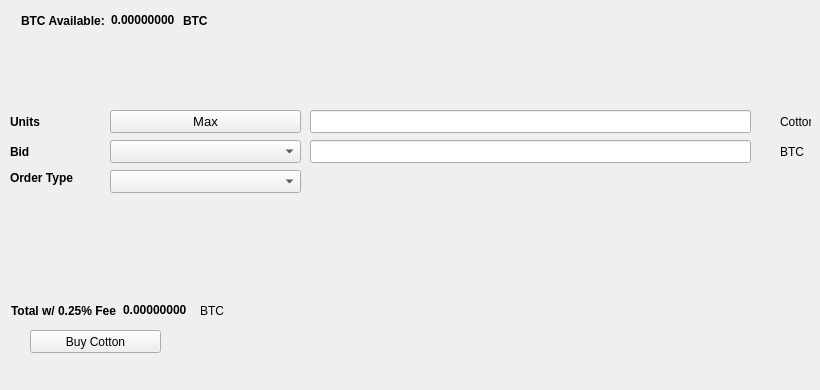
   <widget class="QWidget" name="BuyTab">
    <attribute name="title">
     <string>Buy</string>
    </attribute>
    <widget class="QPushButton" name="BuyCotton">
     <property name="geometry">
      <rect>
       <x>30</x>
       <y>330</y>
       <width>131</width>
       <height>23</height>
      </rect>
     </property>
     <property name="text">
      <string>Buy Cotton</string>
     </property>
     <property name="icon">
      <iconset resource="../cotton.qrc">
       <normaloff>:/icons/bitcoin</normaloff>:/icons/bitcoin</iconset>
     </property>
    </widget>
    <widget class="QLabel" name="label_3">
     <property name="geometry">
      <rect>
       <x>10</x>
       <y>110</y>
       <width>46</width>
       <height>23</height>
      </rect>
     </property>
     <property name="font">
      <font>
       <weight>75</weight>
       <bold>true</bold>
      </font>
     </property>
     <property name="text">
      <string>Units</string>
     </property>
    </widget>
    <widget class="QLineEdit" name="UnitsInput">
     <property name="geometry">
      <rect>
       <x>310</x>
       <y>110</y>
       <width>441</width>
       <height>23</height>
      </rect>
     </property>
     <property name="font">
      <font>
       <pointsize>9</pointsize>
       <weight>75</weight>
       <bold>true</bold>
      </font>
     </property>
    </widget>
    <widget class="QLineEdit" name="BuyBidPriceEdit">
     <property name="geometry">
      <rect>
       <x>310</x>
       <y>140</y>
       <width>441</width>
       <height>23</height>
      </rect>
     </property>
     <property name="font">
      <font>
       <pointsize>9</pointsize>
       <weight>75</weight>
       <bold>true</bold>
      </font>
     </property>
    </widget>
    <widget class="QLabel" name="label_4">
     <property name="geometry">
      <rect>
       <x>780</x>
       <y>110</y>
       <width>31</width>
       <height>23</height>
      </rect>
     </property>
     <property name="text">
      <string>Cotton</string>
     </property>
    </widget>
    <widget class="QLabel" name="label_5">
     <property name="geometry">
      <rect>
       <x>780</x>
       <y>140</y>
       <width>31</width>
       <height>23</height>
      </rect>
     </property>
     <property name="text">
      <string>BTC</string>
     </property>
    </widget>
    <widget class="QLabel" name="label_6">
     <property name="geometry">
      <rect>
       <x>10</x>
       <y>140</y>
       <width>46</width>
       <height>23</height>
      </rect>
     </property>
     <property name="font">
      <font>
       <weight>75</weight>
       <bold>true</bold>
      </font>
     </property>
     <property name="text">
      <string>Bid</string>
     </property>
    </widget>
    <widget class="QLabel" name="label_7">
     <property name="geometry">
      <rect>
       <x>10</x>
       <y>170</y>
       <width>91</width>
       <height>16</height>
      </rect>
     </property>
     <property name="font">
      <font>
       <weight>75</weight>
       <bold>true</bold>
      </font>
     </property>
     <property name="text">
      <string>Order Type</string>
     </property>
    </widget>
    <widget class="QPushButton" name="Buy_Max_Amount">
     <property name="geometry">
      <rect>
       <x>110</x>
       <y>110</y>
       <width>191</width>
       <height>23</height>
      </rect>
     </property>
     <property name="font">
      <font>
       <pointsize>10</pointsize>
      </font>
     </property>
     <property name="text">
      <string>Max</string>
     </property>
    </widget>
    <widget class="QComboBox" name="BuyBidcomboBox">
     <property name="geometry">
      <rect>
       <x>110</x>
       <y>140</y>
       <width>191</width>
       <height>23</height>
      </rect>
     </property>
     <property name="font">
      <font>
       <pointsize>10</pointsize>
      </font>
     </property>
    </widget>
    <widget class="QComboBox" name="buyOrdertypeCombo">
     <property name="geometry">
      <rect>
       <x>110</x>
       <y>170</y>
       <width>191</width>
       <height>23</height>
      </rect>
     </property>
     <property name="font">
      <font>
       <pointsize>10</pointsize>
      </font>
     </property>
    </widget>
    <widget class="QWidget" name="layoutWidget1">
     <property name="geometry">
      <rect>
       <x>21</x>
       <y>11</y>
       <width>227</width>
       <height>19</height>
      </rect>
     </property>
     <layout class="QHBoxLayout" name="horizontalLayout_3">
      <item>
       <widget class="QLabel" name="label232">
        <property name="font">
         <font>
          <weight>75</weight>
          <bold>true</bold>
         </font>
        </property>
        <property name="text">
         <string>BTC Available:</string>
        </property>
       </widget>
      </item>
      <item>
       <widget class="QLabel" name="BtcAvailableLbl">
        <property name="palette">
         <palette>
          <active>
           <colorrole role="WindowText">
            <brush brushstyle="SolidPattern">
             <color alpha="255">
              <red>0</red>
              <green>0</green>
              <blue>0</blue>
             </color>
            </brush>
           </colorrole>
           <colorrole role="Button">
            <brush brushstyle="SolidPattern">
             <color alpha="255">
              <red>0</red>
              <green>170</green>
              <blue>0</blue>
             </color>
            </brush>
           </colorrole>
           <colorrole role="Light">
            <brush brushstyle="SolidPattern">
             <color alpha="255">
              <red>0</red>
              <green>255</green>
              <blue>0</blue>
             </color>
            </brush>
           </colorrole>
           <colorrole role="Midlight">
            <brush brushstyle="SolidPattern">
             <color alpha="255">
              <red>0</red>
              <green>212</green>
              <blue>0</blue>
             </color>
            </brush>
           </colorrole>
           <colorrole role="Dark">
            <brush brushstyle="SolidPattern">
             <color alpha="255">
              <red>0</red>
              <green>85</green>
              <blue>0</blue>
             </color>
            </brush>
           </colorrole>
           <colorrole role="Mid">
            <brush brushstyle="SolidPattern">
             <color alpha="255">
              <red>0</red>
              <green>113</green>
              <blue>0</blue>
             </color>
            </brush>
           </colorrole>
           <colorrole role="Text">
            <brush brushstyle="SolidPattern">
             <color alpha="255">
              <red>0</red>
              <green>170</green>
              <blue>0</blue>
             </color>
            </brush>
           </colorrole>
           <colorrole role="BrightText">
            <brush brushstyle="SolidPattern">
             <color alpha="255">
              <red>255</red>
              <green>255</green>
              <blue>255</blue>
             </color>
            </brush>
           </colorrole>
           <colorrole role="ButtonText">
            <brush brushstyle="SolidPattern">
             <color alpha="255">
              <red>0</red>
              <green>0</green>
              <blue>0</blue>
             </color>
            </brush>
           </colorrole>
           <colorrole role="Base">
            <brush brushstyle="SolidPattern">
             <color alpha="255">
              <red>255</red>
              <green>255</green>
              <blue>255</blue>
             </color>
            </brush>
           </colorrole>
           <colorrole role="Window">
            <brush brushstyle="SolidPattern">
             <color alpha="255">
              <red>0</red>
              <green>170</green>
              <blue>0</blue>
             </color>
            </brush>
           </colorrole>
           <colorrole role="Shadow">
            <brush brushstyle="SolidPattern">
             <color alpha="255">
              <red>0</red>
              <green>0</green>
              <blue>0</blue>
             </color>
            </brush>
           </colorrole>
           <colorrole role="AlternateBase">
            <brush brushstyle="SolidPattern">
             <color alpha="255">
              <red>127</red>
              <green>212</green>
              <blue>127</blue>
             </color>
            </brush>
           </colorrole>
           <colorrole role="ToolTipBase">
            <brush brushstyle="SolidPattern">
             <color alpha="255">
              <red>255</red>
              <green>255</green>
              <blue>220</blue>
             </color>
            </brush>
           </colorrole>
           <colorrole role="ToolTipText">
            <brush brushstyle="SolidPattern">
             <color alpha="255">
              <red>0</red>
              <green>0</green>
              <blue>0</blue>
             </color>
            </brush>
           </colorrole>
          </active>
          <inactive>
           <colorrole role="WindowText">
            <brush brushstyle="SolidPattern">
             <color alpha="255">
              <red>0</red>
              <green>0</green>
              <blue>0</blue>
             </color>
            </brush>
           </colorrole>
           <colorrole role="Button">
            <brush brushstyle="SolidPattern">
             <color alpha="255">
              <red>0</red>
              <green>170</green>
              <blue>0</blue>
             </color>
            </brush>
           </colorrole>
           <colorrole role="Light">
            <brush brushstyle="SolidPattern">
             <color alpha="255">
              <red>0</red>
              <green>255</green>
              <blue>0</blue>
             </color>
            </brush>
           </colorrole>
           <colorrole role="Midlight">
            <brush brushstyle="SolidPattern">
             <color alpha="255">
              <red>0</red>
              <green>212</green>
              <blue>0</blue>
             </color>
            </brush>
           </colorrole>
           <colorrole role="Dark">
            <brush brushstyle="SolidPattern">
             <color alpha="255">
              <red>0</red>
              <green>85</green>
              <blue>0</blue>
             </color>
            </brush>
           </colorrole>
           <colorrole role="Mid">
            <brush brushstyle="SolidPattern">
             <color alpha="255">
              <red>0</red>
              <green>113</green>
              <blue>0</blue>
             </color>
            </brush>
           </colorrole>
           <colorrole role="Text">
            <brush brushstyle="SolidPattern">
             <color alpha="255">
              <red>0</red>
              <green>170</green>
              <blue>0</blue>
             </color>
            </brush>
           </colorrole>
           <colorrole role="BrightText">
            <brush brushstyle="SolidPattern">
             <color alpha="255">
              <red>255</red>
              <green>255</green>
              <blue>255</blue>
             </color>
            </brush>
           </colorrole>
           <colorrole role="ButtonText">
            <brush brushstyle="SolidPattern">
             <color alpha="255">
              <red>0</red>
              <green>0</green>
              <blue>0</blue>
             </color>
            </brush>
           </colorrole>
           <colorrole role="Base">
            <brush brushstyle="SolidPattern">
             <color alpha="255">
              <red>255</red>
              <green>255</green>
              <blue>255</blue>
             </color>
            </brush>
           </colorrole>
           <colorrole role="Window">
            <brush brushstyle="SolidPattern">
             <color alpha="255">
              <red>0</red>
              <green>170</green>
              <blue>0</blue>
             </color>
            </brush>
           </colorrole>
           <colorrole role="Shadow">
            <brush brushstyle="SolidPattern">
             <color alpha="255">
              <red>0</red>
              <green>0</green>
              <blue>0</blue>
             </color>
            </brush>
           </colorrole>
           <colorrole role="AlternateBase">
            <brush brushstyle="SolidPattern">
             <color alpha="255">
              <red>127</red>
              <green>212</green>
              <blue>127</blue>
             </color>
            </brush>
           </colorrole>
           <colorrole role="ToolTipBase">
            <brush brushstyle="SolidPattern">
             <color alpha="255">
              <red>255</red>
              <green>255</green>
              <blue>220</blue>
             </color>
            </brush>
           </colorrole>
           <colorrole role="ToolTipText">
            <brush brushstyle="SolidPattern">
             <color alpha="255">
              <red>0</red>
              <green>0</green>
              <blue>0</blue>
             </color>
            </brush>
           </colorrole>
          </inactive>
          <disabled>
           <colorrole role="WindowText">
            <brush brushstyle="SolidPattern">
             <color alpha="255">
              <red>0</red>
              <green>85</green>
              <blue>0</blue>
             </color>
            </brush>
           </colorrole>
           <colorrole role="Button">
            <brush brushstyle="SolidPattern">
             <color alpha="255">
              <red>0</red>
              <green>170</green>
              <blue>0</blue>
             </color>
            </brush>
           </colorrole>
           <colorrole role="Light">
            <brush brushstyle="SolidPattern">
             <color alpha="255">
              <red>0</red>
              <green>255</green>
              <blue>0</blue>
             </color>
            </brush>
           </colorrole>
           <colorrole role="Midlight">
            <brush brushstyle="SolidPattern">
             <color alpha="255">
              <red>0</red>
              <green>212</green>
              <blue>0</blue>
             </color>
            </brush>
           </colorrole>
           <colorrole role="Dark">
            <brush brushstyle="SolidPattern">
             <color alpha="255">
              <red>0</red>
              <green>85</green>
              <blue>0</blue>
             </color>
            </brush>
           </colorrole>
           <colorrole role="Mid">
            <brush brushstyle="SolidPattern">
             <color alpha="255">
              <red>0</red>
              <green>113</green>
              <blue>0</blue>
             </color>
            </brush>
           </colorrole>
           <colorrole role="Text">
            <brush brushstyle="SolidPattern">
             <color alpha="255">
              <red>0</red>
              <green>85</green>
              <blue>0</blue>
             </color>
            </brush>
           </colorrole>
           <colorrole role="BrightText">
            <brush brushstyle="SolidPattern">
             <color alpha="255">
              <red>255</red>
              <green>255</green>
              <blue>255</blue>
             </color>
            </brush>
           </colorrole>
           <colorrole role="ButtonText">
            <brush brushstyle="SolidPattern">
             <color alpha="255">
              <red>0</red>
              <green>85</green>
              <blue>0</blue>
             </color>
            </brush>
           </colorrole>
           <colorrole role="Base">
            <brush brushstyle="SolidPattern">
             <color alpha="255">
              <red>0</red>
              <green>170</green>
              <blue>0</blue>
             </color>
            </brush>
           </colorrole>
           <colorrole role="Window">
            <brush brushstyle="SolidPattern">
             <color alpha="255">
              <red>0</red>
              <green>170</green>
              <blue>0</blue>
             </color>
            </brush>
           </colorrole>
           <colorrole role="Shadow">
            <brush brushstyle="SolidPattern">
             <color alpha="255">
              <red>0</red>
              <green>0</green>
              <blue>0</blue>
             </color>
            </brush>
           </colorrole>
           <colorrole role="AlternateBase">
            <brush brushstyle="SolidPattern">
             <color alpha="255">
              <red>0</red>
              <green>170</green>
              <blue>0</blue>
             </color>
            </brush>
           </colorrole>
           <colorrole role="ToolTipBase">
            <brush brushstyle="SolidPattern">
             <color alpha="255">
              <red>255</red>
              <green>255</green>
              <blue>220</blue>
             </color>
            </brush>
           </colorrole>
           <colorrole role="ToolTipText">
            <brush brushstyle="SolidPattern">
             <color alpha="255">
              <red>0</red>
              <green>0</green>
              <blue>0</blue>
             </color>
            </brush>
           </colorrole>
          </disabled>
         </palette>
        </property>
        <property name="font">
         <font>
          <weight>75</weight>
          <bold>true</bold>
         </font>
        </property>
        <property name="text">
         <string>0.00000000</string>
        </property>
        <property name="textInteractionFlags">
         <set>Qt::LinksAccessibleByMouse|Qt::TextSelectableByKeyboard|Qt::TextSelectableByMouse</set>
        </property>
       </widget>
      </item>
      <item>
       <widget class="QLabel" name="BtcAvailableLbl_2">
        <property name="font">
         <font>
          <weight>75</weight>
          <bold>true</bold>
         </font>
        </property>
        <property name="text">
         <string>BTC</string>
        </property>
       </widget>
      </item>
     </layout>
    </widget>
    <widget class="QWidget" name="layoutWidge2">
     <property name="geometry">
      <rect>
       <x>11</x>
       <y>301</y>
       <width>259</width>
       <height>19</height>
      </rect>
     </property>
     <layout class="QHBoxLayout" name="horizontalLayout_4">
      <item>
       <widget class="QLabel" name="label_9">
        <property name="font">
         <font>
          <weight>75</weight>
          <bold>true</bold>
         </font>
        </property>
        <property name="text">
         <string>Total w/ 0.25% Fee</string>
        </property>
       </widget>
      </item>
      <item>
       <widget class="QLabel" name="BuyCostLabel">
        <property name="palette">
         <palette>
          <active>
           <colorrole role="WindowText">
            <brush brushstyle="SolidPattern">
             <color alpha="255">
              <red>0</red>
              <green>0</green>
              <blue>0</blue>
             </color>
            </brush>
           </colorrole>
           <colorrole role="Button">
            <brush brushstyle="SolidPattern">
             <color alpha="255">
              <red>0</red>
              <green>170</green>
              <blue>0</blue>
             </color>
            </brush>
           </colorrole>
           <colorrole role="Light">
            <brush brushstyle="SolidPattern">
             <color alpha="255">
              <red>0</red>
              <green>255</green>
              <blue>0</blue>
             </color>
            </brush>
           </colorrole>
           <colorrole role="Midlight">
            <brush brushstyle="SolidPattern">
             <color alpha="255">
              <red>0</red>
              <green>212</green>
              <blue>0</blue>
             </color>
            </brush>
           </colorrole>
           <colorrole role="Dark">
            <brush brushstyle="SolidPattern">
             <color alpha="255">
              <red>0</red>
              <green>85</green>
              <blue>0</blue>
             </color>
            </brush>
           </colorrole>
           <colorrole role="Mid">
            <brush brushstyle="SolidPattern">
             <color alpha="255">
              <red>0</red>
              <green>113</green>
              <blue>0</blue>
             </color>
            </brush>
           </colorrole>
           <colorrole role="Text">
            <brush brushstyle="SolidPattern">
             <color alpha="255">
              <red>0</red>
              <green>170</green>
              <blue>0</blue>
             </color>
            </brush>
           </colorrole>
           <colorrole role="BrightText">
            <brush brushstyle="SolidPattern">
             <color alpha="255">
              <red>255</red>
              <green>255</green>
              <blue>255</blue>
             </color>
            </brush>
           </colorrole>
           <colorrole role="ButtonText">
            <brush brushstyle="SolidPattern">
             <color alpha="255">
              <red>0</red>
              <green>0</green>
              <blue>0</blue>
             </color>
            </brush>
           </colorrole>
           <colorrole role="Base">
            <brush brushstyle="SolidPattern">
             <color alpha="255">
              <red>255</red>
              <green>255</green>
              <blue>255</blue>
             </color>
            </brush>
           </colorrole>
           <colorrole role="Window">
            <brush brushstyle="SolidPattern">
             <color alpha="255">
              <red>0</red>
              <green>170</green>
              <blue>0</blue>
             </color>
            </brush>
           </colorrole>
           <colorrole role="Shadow">
            <brush brushstyle="SolidPattern">
             <color alpha="255">
              <red>0</red>
              <green>0</green>
              <blue>0</blue>
             </color>
            </brush>
           </colorrole>
           <colorrole role="AlternateBase">
            <brush brushstyle="SolidPattern">
             <color alpha="255">
              <red>127</red>
              <green>212</green>
              <blue>127</blue>
             </color>
            </brush>
           </colorrole>
           <colorrole role="ToolTipBase">
            <brush brushstyle="SolidPattern">
             <color alpha="255">
              <red>255</red>
              <green>255</green>
              <blue>220</blue>
             </color>
            </brush>
           </colorrole>
           <colorrole role="ToolTipText">
            <brush brushstyle="SolidPattern">
             <color alpha="255">
              <red>0</red>
              <green>0</green>
              <blue>0</blue>
             </color>
            </brush>
           </colorrole>
          </active>
          <inactive>
           <colorrole role="WindowText">
            <brush brushstyle="SolidPattern">
             <color alpha="255">
              <red>0</red>
              <green>0</green>
              <blue>0</blue>
             </color>
            </brush>
           </colorrole>
           <colorrole role="Button">
            <brush brushstyle="SolidPattern">
             <color alpha="255">
              <red>0</red>
              <green>170</green>
              <blue>0</blue>
             </color>
            </brush>
           </colorrole>
           <colorrole role="Light">
            <brush brushstyle="SolidPattern">
             <color alpha="255">
              <red>0</red>
              <green>255</green>
              <blue>0</blue>
             </color>
            </brush>
           </colorrole>
           <colorrole role="Midlight">
            <brush brushstyle="SolidPattern">
             <color alpha="255">
              <red>0</red>
              <green>212</green>
              <blue>0</blue>
             </color>
            </brush>
           </colorrole>
           <colorrole role="Dark">
            <brush brushstyle="SolidPattern">
             <color alpha="255">
              <red>0</red>
              <green>85</green>
              <blue>0</blue>
             </color>
            </brush>
           </colorrole>
           <colorrole role="Mid">
            <brush brushstyle="SolidPattern">
             <color alpha="255">
              <red>0</red>
              <green>113</green>
              <blue>0</blue>
             </color>
            </brush>
           </colorrole>
           <colorrole role="Text">
            <brush brushstyle="SolidPattern">
             <color alpha="255">
              <red>0</red>
              <green>170</green>
              <blue>0</blue>
             </color>
            </brush>
           </colorrole>
           <colorrole role="BrightText">
            <brush brushstyle="SolidPattern">
             <color alpha="255">
              <red>255</red>
              <green>255</green>
              <blue>255</blue>
             </color>
            </brush>
           </colorrole>
           <colorrole role="ButtonText">
            <brush brushstyle="SolidPattern">
             <color alpha="255">
              <red>0</red>
              <green>0</green>
              <blue>0</blue>
             </color>
            </brush>
           </colorrole>
           <colorrole role="Base">
            <brush brushstyle="SolidPattern">
             <color alpha="255">
              <red>255</red>
              <green>255</green>
              <blue>255</blue>
             </color>
            </brush>
           </colorrole>
           <colorrole role="Window">
            <brush brushstyle="SolidPattern">
             <color alpha="255">
              <red>0</red>
              <green>170</green>
              <blue>0</blue>
             </color>
            </brush>
           </colorrole>
           <colorrole role="Shadow">
            <brush brushstyle="SolidPattern">
             <color alpha="255">
              <red>0</red>
              <green>0</green>
              <blue>0</blue>
             </color>
            </brush>
           </colorrole>
           <colorrole role="AlternateBase">
            <brush brushstyle="SolidPattern">
             <color alpha="255">
              <red>127</red>
              <green>212</green>
              <blue>127</blue>
             </color>
            </brush>
           </colorrole>
           <colorrole role="ToolTipBase">
            <brush brushstyle="SolidPattern">
             <color alpha="255">
              <red>255</red>
              <green>255</green>
              <blue>220</blue>
             </color>
            </brush>
           </colorrole>
           <colorrole role="ToolTipText">
            <brush brushstyle="SolidPattern">
             <color alpha="255">
              <red>0</red>
              <green>0</green>
              <blue>0</blue>
             </color>
            </brush>
           </colorrole>
          </inactive>
          <disabled>
           <colorrole role="WindowText">
            <brush brushstyle="SolidPattern">
             <color alpha="255">
              <red>0</red>
              <green>85</green>
              <blue>0</blue>
             </color>
            </brush>
           </colorrole>
           <colorrole role="Button">
            <brush brushstyle="SolidPattern">
             <color alpha="255">
              <red>0</red>
              <green>170</green>
              <blue>0</blue>
             </color>
            </brush>
           </colorrole>
           <colorrole role="Light">
            <brush brushstyle="SolidPattern">
             <color alpha="255">
              <red>0</red>
              <green>255</green>
              <blue>0</blue>
             </color>
            </brush>
           </colorrole>
           <colorrole role="Midlight">
            <brush brushstyle="SolidPattern">
             <color alpha="255">
              <red>0</red>
              <green>212</green>
              <blue>0</blue>
             </color>
            </brush>
           </colorrole>
           <colorrole role="Dark">
            <brush brushstyle="SolidPattern">
             <color alpha="255">
              <red>0</red>
              <green>85</green>
              <blue>0</blue>
             </color>
            </brush>
           </colorrole>
           <colorrole role="Mid">
            <brush brushstyle="SolidPattern">
             <color alpha="255">
              <red>0</red>
              <green>113</green>
              <blue>0</blue>
             </color>
            </brush>
           </colorrole>
           <colorrole role="Text">
            <brush brushstyle="SolidPattern">
             <color alpha="255">
              <red>0</red>
              <green>85</green>
              <blue>0</blue>
             </color>
            </brush>
           </colorrole>
           <colorrole role="BrightText">
            <brush brushstyle="SolidPattern">
             <color alpha="255">
              <red>255</red>
              <green>255</green>
              <blue>255</blue>
             </color>
            </brush>
           </colorrole>
           <colorrole role="ButtonText">
            <brush brushstyle="SolidPattern">
             <color alpha="255">
              <red>0</red>
              <green>85</green>
              <blue>0</blue>
             </color>
            </brush>
           </colorrole>
           <colorrole role="Base">
            <brush brushstyle="SolidPattern">
             <color alpha="255">
              <red>0</red>
              <green>170</green>
              <blue>0</blue>
             </color>
            </brush>
           </colorrole>
           <colorrole role="Window">
            <brush brushstyle="SolidPattern">
             <color alpha="255">
              <red>0</red>
              <green>170</green>
              <blue>0</blue>
             </color>
            </brush>
           </colorrole>
           <colorrole role="Shadow">
            <brush brushstyle="SolidPattern">
             <color alpha="255">
              <red>0</red>
              <green>0</green>
              <blue>0</blue>
             </color>
            </brush>
           </colorrole>
           <colorrole role="AlternateBase">
            <brush brushstyle="SolidPattern">
             <color alpha="255">
              <red>0</red>
              <green>170</green>
              <blue>0</blue>
             </color>
            </brush>
           </colorrole>
           <colorrole role="ToolTipBase">
            <brush brushstyle="SolidPattern">
             <color alpha="255">
              <red>255</red>
              <green>255</green>
              <blue>220</blue>
             </color>
            </brush>
           </colorrole>
           <colorrole role="ToolTipText">
            <brush brushstyle="SolidPattern">
             <color alpha="255">
              <red>0</red>
              <green>0</green>
              <blue>0</blue>
             </color>
            </brush>
           </colorrole>
          </disabled>
         </palette>
        </property>
        <property name="font">
         <font>
          <weight>75</weight>
          <bold>true</bold>
         </font>
        </property>
        <property name="autoFillBackground">
         <bool>false</bool>
        </property>
        <property name="text">
         <string>0.00000000</string>
        </property>
        <property name="textInteractionFlags">
         <set>Qt::LinksAccessibleByMouse|Qt::TextSelectableByMouse</set>
        </property>
       </widget>
      </item>
      <item>
       <widget class="QLabel" name="label_10">
        <property name="font">
         <font>
          <weight>50</weight>
          <bold>false</bold>
         </font>
        </property>
        <property name="text">
         <string>BTC</string>
        </property>
       </widget>
      </item>
     </layout>
    </widget>
    <widget class="QLabel" name="label_24">
     <property name="geometry">
      <rect>
       <x>460</x>
       <y>300</y>
       <width>281</width>
       <height>81</height>
      </rect>
     </property>
     <property name="text">
      <string/>
     </property>
     <property name="pixmap">
      <pixmap>:/images/bittrex</pixmap>
     </property>
    </widget>
   </widget>
